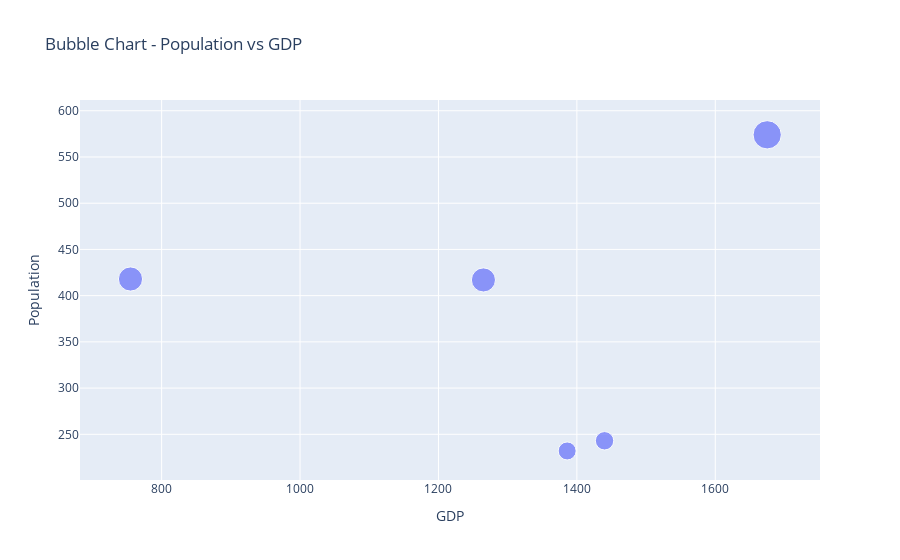

The cell this chart's notebook holds for it:
### Markdown cell above
Q5. Using the given dataset, create a bubble chart to represent each country's population (y-axis), GDP (xaxis), and bubble size proportional to the population.
np.random.seed(25)
data = {
    'Country': ['USA', 'Canada', 'UK','Germany', 'France'],
    'Population': np.random.randint(100, 1000, 5),
    'GDP': np.random.randint(500, 2000,5)
}
df = pd.DataFrame(data)

### Code cell
np.random.seed(25)
data = {
    'Country': ['USA', 'Canada', 'UK','Germany', 'France'],
    'Population': np.random.randint(100, 1000, 5),
    'GDP': np.random.randint(500, 2000, 5)
}
df = pd.DataFrame(data)

fig = px.scatter(df, x='GDP', y='Population', size='Population', hover_name='Country', title='Bubble Chart - Population vs GDP')

fig.show()

### Figure 1 — Plotly figure (JSON) as saved in the notebook; plotly's stock layout.template omitted (floating-point values rounded to 4 significant figures)
{"data": [{"hovertemplate": "<b>%{hovertext}</b><br><br>GDP=%{x}<br>Population=%{marker.size}<extra></extra>", "hovertext": ["USA", "Canada", "UK", "Germany", "France"], "legendgroup": "", "marker": {"color": "#636efa", "size": [232, 418, 574, 243, 417], "sizemode": "area", "sizeref": 1.435, "symbol": "circle"}, "mode": "markers", "name": "", "orientation": "v", "showlegend": false, "type": "scatter", "x": [1386, 755, 1675, 1440, 1265], "xaxis": "x", "y": [232, 418, 574, 243, 417], "yaxis": "y"}], "layout": {"autosize": true, "legend": {"itemsizing": "constant", "tracegroupgap": 0}, "title": {"text": "Bubble Chart - Population vs GDP"}, "xaxis": {"anchor": "y", "autorange": true, "domain": [0, 1], "range": [681.4, 1752.0], "title": {"text": "GDP"}, "type": "linear"}, "yaxis": {"anchor": "x", "autorange": true, "domain": [0, 1], "range": [184.1, 636.3], "title": {"text": "Population"}, "type": "linear"}}}
